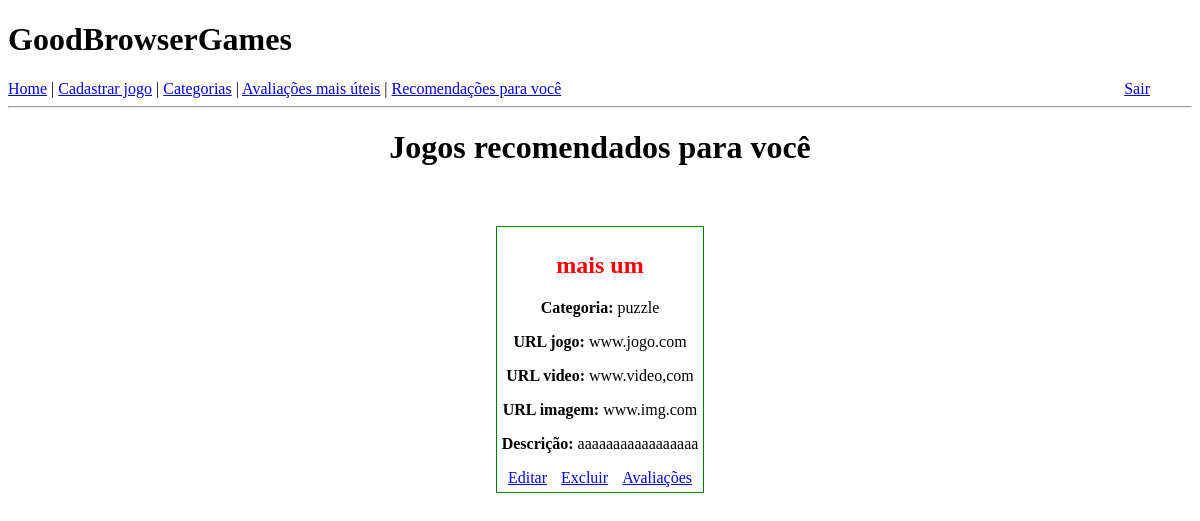
The page /recomendacoes (signed in) on the database as committed earlier.
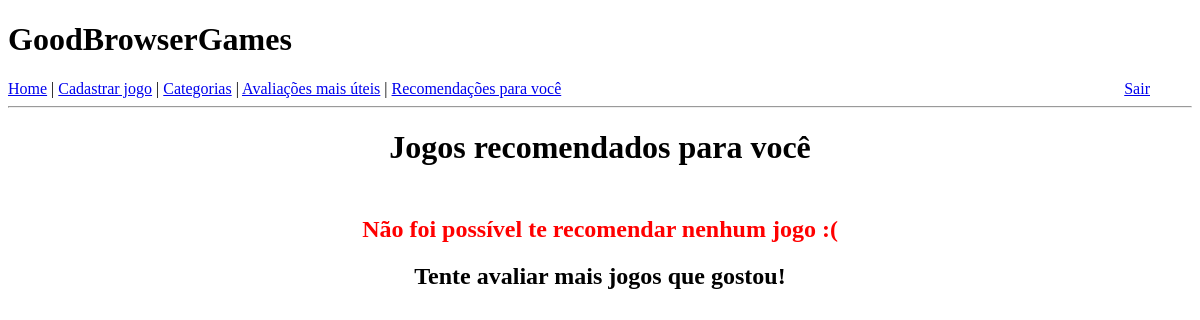
The same page on the database as committed later.
### app/models.py (models this page shows)
class Jogo(db.Model):
    id = db.Column(db.Integer, primary_key=True)
    nome = db.Column(db.String(128), index=True, )
    categoria = db.Column(db.String(64), index=True)
    url_jogo = db.Column(db.String, index=True)
    url_video = db.Column(db.String, index=True)
    url_imagem = db.Column(db.String, index=True)
    descricao = db.Column(db.String, index=True)

### app/routes.py (the view)
@app.route("/recomendacoes", methods=["GET", "POST"])
def recomendacoes():
    jogos_avaliados = list(JogoAvaliado.query.filter_by(user_id=current_user.id))
    ids_jogos_avaliados = [j.jogo_id for j in jogos_avaliados]
    jogos_recomendados = []
    categorias_avaliadas = {}
    if jogos_avaliados:
        for jogo_avaliado in jogos_avaliados:
            jogo = Jogo.query.filter_by(id=jogo_avaliado.jogo_id).first()
            cat = jogo.categoria
            qnt_avaliacoes = categorias_avaliadas.get(cat, None)
            if qnt_avaliacoes:
                qnt_avaliacoes += 1
                categorias_avaliadas[cat] = qnt_avaliacoes
            else:
                categorias_avaliadas[cat] = 1
        categoria_preferida = max(categorias_avaliadas.items(), key=operator.itemgetter(1))[0]
        todos_jogos_cat_preferida = list(Jogo.query.filter_by(categoria=categoria_preferida))
        for jogo in todos_jogos_cat_preferida:
            if jogo.id not in ids_jogos_avaliados:
                jogos_recomendados.append(jogo)
    return render_template("recomendacoes.html", jogos_recomendados=jogos_recomendados)

### app/models.py (called while the page is built)
@login.user_loader
def load_user(id):
    return User.query.get(int(id))

### app/templates/recomendacoes.html (shortened to what this page needs)
{% extends "base.html" %}
{% block content %}
    <div style="text-align: center;">
        <h1 style="margin-bottom: 50px;">Jogos recomendados para você</h1>
        {% if jogos_recomendados %}
            {% for jogo in jogos_recomendados %}
            <div class="jogo">
                <h2>{{ jogo.nome }}</h2>
                <p><b>Categoria:</b> {{ jogo.categoria }}</p>
                <p><b>URL jogo:</b> {{ jogo.url_jogo }}</p>
                <p><b>URL video:</b> {{ jogo.url_video }}</p>
                <p><b>URL imagem:</b> {{ jogo.url_imagem }}</p>
                <p><b>Descrição:</b> {{ jogo.descricao }}</p>
                <p class="botoes"><a href="/editar-jogo/{{jogo.id}}">Editar</a></p>
                <p class="botoes"><a href="/delete-jogo/{{jogo.id}}">Excluir</a></p>
                <p class="botoes"><a href="/listar-avaliacoes/{{jogo.id}}">Avaliações</a></p>
            </div>
            {% endfor %}
        {% else %}
            <h2 style="color: red;">Não foi possível te recomendar nenhum jogo :(</h2>
            <h2>Tente avaliar mais jogos que gostou!</h2>
        {% endif %}
    </div>
{% endblock %}

Rows that differ between the two databases and show on the page:
removed Jogo: nome "mais um", categoria "puzzle", url_jogo "www.jogo.com", url_video "www.video,com", url_imagem "www.img.com", descricao "aaaaaaaaaaaaaaaaa"
Other text that changed with them:
text now shown: "Não foi possível te recomendar nenhum jogo :( Tente avaliar mais jogos que gostou!"
